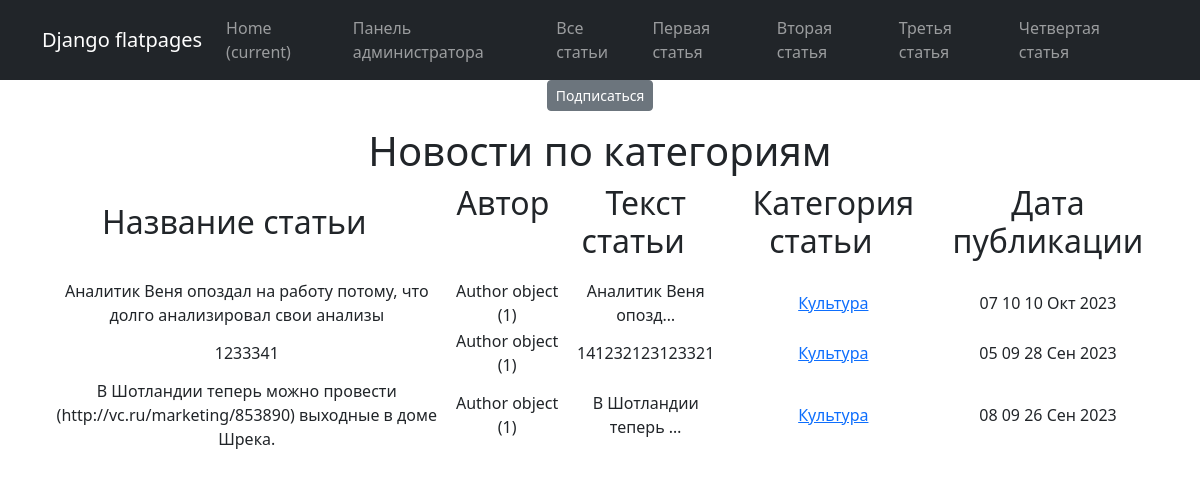
The app's page /news/categories/4/ with its own data.
### news/models.py (models this page shows, shortened)
class Post(models.Model):
    author = models.ForeignKey(Author, on_delete=models.CASCADE)
    name = models.CharField(max_length=100,choices = NewsArticles)
    time_in = models.DateTimeField (auto_now_add = True)
    categories = models.ManyToManyField(Category, through=PostCategory)
    title = models.CharField(max_length = 100)
    text = models.TextField()
    rating = models.IntegerField(default=0)

class Author(models.Model):
    user = models.OneToOneField(User,on_delete=models.CASCADE,primary_key=True)
    rating = models.IntegerField(default = 0)

class Category(models.Model):
    name = models.CharField(max_length=100, unique = True)
    subscribers = models.ManyToManyField(User)
    def __str__(self):
        return self.name.title()

### news/views.py (the view)
# urls.py: path('categories/<int:pk>/', CategoryListView.as_view(), name='category_list'),
class CategoryListView(ListView):
    model = Post
    template_name = 'category_list.html'
    context_object_name = 'category_news_list'
    def get_queryset(self):
        self.categories = get_object_or_404(Category, id=self.kwargs['pk'])
        queryset = Post.objects.filter(categories=self.categories).order_by('-time_in')
        return queryset
    def get_context_data(self, **kwargs):
        context = super().get_context_data(**kwargs)
        context['is_not_subscriber'] = self.request.user not in self.categories.subscribers.all()
        context['is_subscriber'] = self.request.user in self.categories.subscribers.all()
        context['categories'] = self.categories
        return context

### news/templatetags/custom_censor.py (called while the page is built)
def censor(value):
   STOP_LIST = [
   'редиска',
   'хрен',
   'блин',
   'писец',
   'писос'
]
   for word in STOP_LIST:
      value = value.replace(word, word[:1]+'*' * (len(word)-1))
   return value

### templates/category_list.html (shortened to what this page needs)
{% extends 'flatpages/default.html' %}
{% load custom_censor %}
{% block content %}
    {% if is_not_subscriber %}
        <p class="tex_center"><a href="{% url 'subscribe' categories.id %}" class="btn btn-secondary btn-sm">Подписаться</a></p>
    {% else %}
        <p class="text-center"><a href="{% url 'unsubscribe' categories.id %}" class="btn btn-secondary btn-sm">Отписаться</a></p>
   {% endif %}
    <h1>Новости по категориям</h1>
       {% if category_news_list %}
           <table>
               <tr>
                   <td><h2><p style="text-align: center;">Название статьи&nbsp; &nbsp;
                   </p></h2></td>
                   <td><h2><p style="text-align: center;">Автор&nbsp; &nbsp;
                   </p></h2></td>
                   <td><h2><p style="text-align: center;"> Текст статьи&nbsp; &nbsp; </p></h2></td>
                   <td><h2><p style="text-align: center;"> Категория статьи&nbsp; &nbsp; </p></h2></td>
                   <td><h2><p style="text-align: center;"> Дата публикации</p></h2></td>
               </tr>
               {% for event in category_news_list %}
            <tr>
              <td>{{ event.title|censor }}</td>
              <td>{{ event.author }}</td>
              <td>{{ event.text|truncatechars:20|censor }}</td>
              <td>
                  {% for category in event.categories.all %}
                        <a href="{% url 'category_list' category.id %}">{{ category }}</a>
                  {% endfor %}
              </td>
              <td>{{ event.time_in|date:'h m d M Y' }}</td>
            </tr>
            {% endfor %}
       </table>
    {% else %}
       <h2>Статей нет!</h2>
   {% endif %}
{% endblock content %}

### records on screen
Post: title|censor "Аналитик Веня опоздал на работу потому, что долго анализировал свои анализы", author "Author object (1)", text|censor "Аналитик Веня опозд…", time_in "07 10 10 Окт 2023"
Category: name "Культура"
Post: title|censor "1233341", author "Author object (1)", text|censor "141232123123321", time_in "05 09 28 Сен 2023"
Post: title|censor "В Шотландии теперь можно провести (http://vc.ru/marketing/853890) выходные в доме Шрека.", author "Author object (1)", text|censor "В Шотландии теперь …", time_in "08 09 26 Сен 2023"
